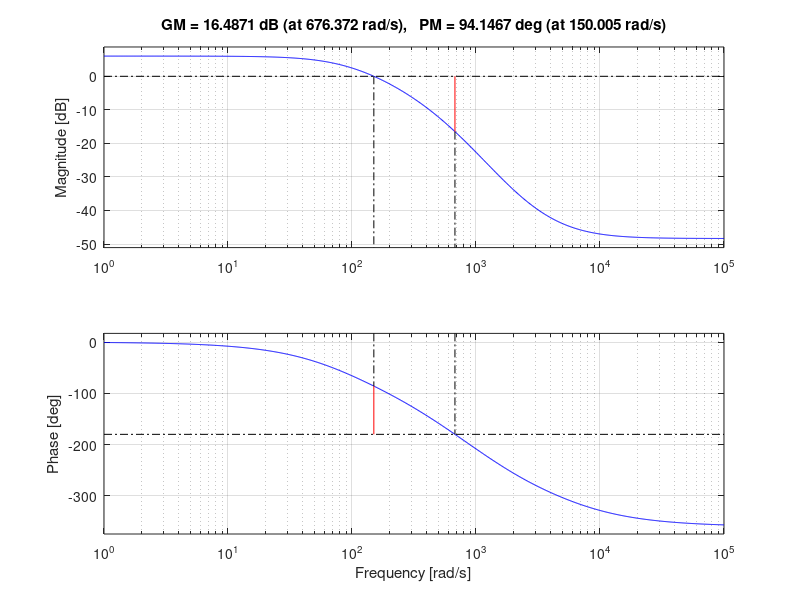
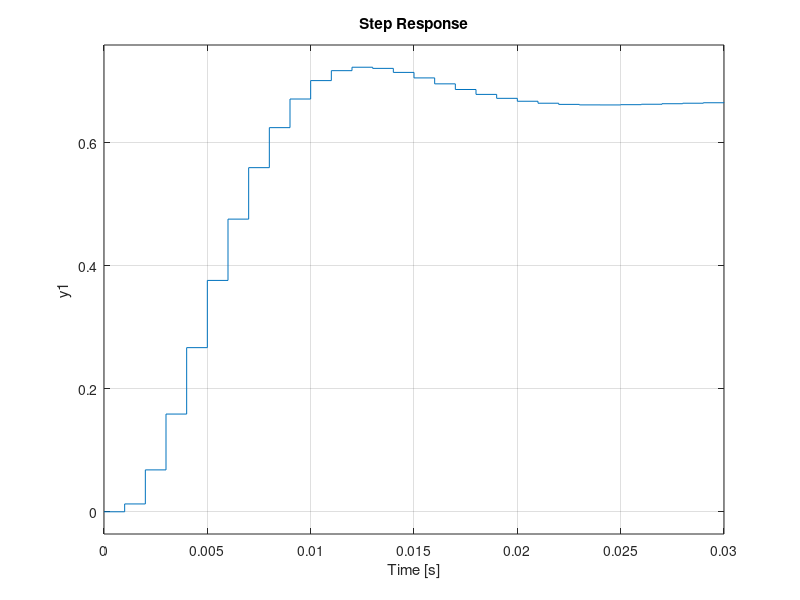
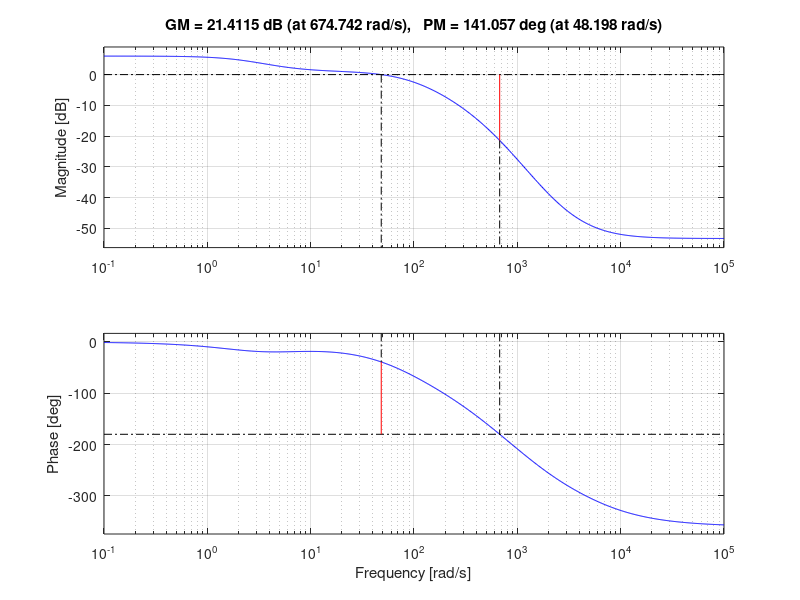

These figures' MATLAB source, in order: (Note: this script raises an error after producing the figures.)
%this code designs the degital system to make the Lead Controller.
clc
clear
close all

%define the motor system from control lab
s = tf('s');
Gp = 2.388E5/(0.002*s^3+3.765*s^2+1621*s+1.194E5);
Ts = 0.001; %1k Hz sampling frequency
sysD = c2d(Gp, Ts, 'ZOH') %convert to digital system 

%find the w transform
K = 1; %let's simplify and go with a K=1 for now
sysw = d2c(K*sysD, 'tustin') %this is actually the w transform.
bode(sysw)
margin(sysw)
grid on

%uncompensated step response
sysD_cl = feedback(K*sysD, 1)
sys_cl = feedback(K*Gp, 1);
%step response of uncompensated system
figure
step(sysD_cl)
grid on

%from hand calculation in notebook
a = 0.5649;
T = 0.37581;
w = tf('s');
Gc_w = (1+a*T*w)/(1+T*w)
figure
bode(Gc_w*K*sysw)
margin(Gc_w*K*sysw)
grid on

z = tf('z');
temp = (2/Ts)*(z-1)/(z+1);
LagController = (1+0.2123*temp)/(1+0.3758*temp)
sysControlledDigital_cl = feedback(LagController*K*sysD,1)
%step response of compensated system
figure
step(sysControlledDigital_cl)
grid on

%% comparing the theoretical response with the model response controller gain 1
path = "D:\Github\Control-Labs\MicrocontrollerLab\Lab5\CSV_step_response_1.csv";
data = csvread(path, 2, 0);
raw_t_step = data(:,1);
raw_tach_step = data(:,2);
raw_control_signal_step = data(:,3);
% quick plot the raw data
% figure
% plot(raw_t_step, raw_tach_step, '.')
% hold on
% plot(raw_t_step, raw_control_signal_step, '.')
% title('Raw data of step response')
% legend('Tachometer', 'Control signal')
% 
% path = "D:\Github\Control-Labs\MicrocontrollerLab\Lab5\CSV_ramp_response_1.csv";
% data = csvread(path, 2, 0);
% raw_t_ramp = data(:,1);
% raw_tach_ramp = data(:,2);
% raw_control_signal_ramp = data(:,3);
% % quick plot the raw ramp response data
% figure
% plot(raw_t_ramp, raw_tach_ramp, '.')
% hold on
% plot(raw_t_ramp, raw_control_signal_ramp, '.')
% title('Raw data of ramp response')
% legend('Tachometer', 'Control signal')

%% plot the theoretical response and the raw data for step response
%scale and adjust the raw data to show only step response
% temp = raw_t_step - 0.1975; %need to shift the data 
% idx = find(temp>0);
% t_scaled = temp(idx);
% tach_scaled = raw_tach_step(idx);
% tach_scaled = tach_scaled/5; %normalize to the theoretical response
% [y, t] = step(sysD_cl);
% figure
% plot(t_scaled, tach_scaled, '-o')
% hold on
% plot(t, y, 'd')
% grid on
% 
% %plot the difference between raw and theoretical
% t_scaled = t_scaled(1:length(t));
% tach_scaled = tach_scaled(1:length(t));
% figure
% plot(t_scaled, tach_scaled-y, 'd')
% title('Difference between theoretical and experimental')
%% plot the theoretical response and raw data for ramp response
%scale and adjust the raw data to show only ramp response
% idx = find(raw_t_ramp>0 & raw_t_ramp<0.4);
% t_scaled_ramp = raw_t_ramp(idx);
% tach_scaled_ramp = raw_tach_ramp(idx);
% tach_scaled_ramp = tach_scaled_ramp+1;
% t = linspace(0, 0.4, 0.2/Ts);
% ramp_input = t;
% y = lsim(sys_cl, ramp_input, t, 'zoh');
% figure
% plot(t, y, 'd')
% hold on
% plot(t_scaled_ramp, tach_scaled_ramp, 'o') 
